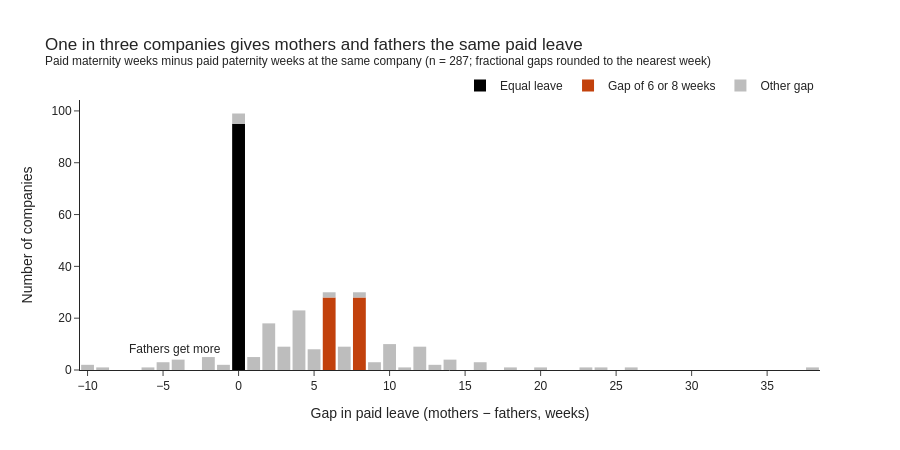

The cell this chart's notebook holds for it:
### Code cell
# Color by the exact gap; round only the x-position so fractional gaps (e.g., 0.5 weeks) still get a bar
paired['Gap group'] = np.select(
    [paired['Gap (weeks)'] == 0, paired['Gap (weeks)'].isin([6, 8])],
    ['Equal leave', 'Gap of 6 or 8 weeks'],
    default='Other gap',
)
gap_counts = (paired.assign(**{'Gap (weeks)': paired['Gap (weeks)'].round()})
              .groupby(['Gap (weeks)', 'Gap group'], as_index=False)
              .agg(Companies=('Company', 'size')))

fig = px.bar(
    gap_counts, x='Gap (weeks)', y='Companies', color='Gap group',
    color_discrete_map={'Equal leave': 'black', 'Gap of 6 or 8 weeks': MOM_COLOR, 'Other gap': GRAY},
    category_orders={'Gap group': ['Equal leave', 'Gap of 6 or 8 weeks', 'Other gap']},
    title=f'One in three companies gives mothers and fathers the same paid leave<br><sup>Paid maternity weeks minus paid paternity weeks at the same company (n = {len(paired)}; fractional gaps rounded to the nearest week)</sup>',
    labels={'Gap (weeks)': 'Gap in paid leave (mothers − fathers, weeks)', 'Companies': 'Number of companies'},
)
fig.update_traces(marker_line_width=0)
fig.update_layout(bargap=0.15, height=450, legend_title_text='',
                  legend=dict(orientation='h', yanchor='bottom', y=1.0, xanchor='right', x=1))
fig.add_annotation(x=-1, y=gap_counts.query('`Gap (weeks)` < 0')['Companies'].max() + 3,
                   text='Fathers get more', showarrow=False, xanchor='right')
fig.show()

print('Most common gaps (weeks):', paired['Gap (weeks)'].value_counts().head(4).to_dict())
recovery_gap = paired['Gap (weeks)'].isin([6, 8]).mean() * 100
print(f'Share of companies whose gap is exactly 6 or 8 weeks: {recovery_gap:.1f}%')

### Figure 1 — Plotly figure (JSON) as saved in the notebook; plotly's stock layout.template omitted (floating-point values rounded to 4 significant figures)
{"data": [{"hovertemplate": "Gap group=Equal leave<br>Gap in paid leave (mothers − fathers, weeks)=%{x}<br>Number of companies=%{y}<extra></extra>", "legendgroup": "Equal leave", "marker": {"color": "black", "line": {"width": 0}, "pattern": {"shape": ""}}, "name": "Equal leave", "orientation": "v", "showlegend": true, "textposition": "auto", "type": "bar", "x": [0.0], "xaxis": "x", "y": [95], "yaxis": "y"}, {"hovertemplate": "Gap group=Gap of 6 or 8 weeks<br>Gap in paid leave (mothers − fathers, weeks)=%{x}<br>Number of companies=%{y}<extra></extra>", "legendgroup": "Gap of 6 or 8 weeks", "marker": {"color": "#C2410C", "line": {"width": 0}, "pattern": {"shape": ""}}, "name": "Gap of 6 or 8 weeks", "orientation": "v", "showlegend": true, "textposition": "auto", "type": "bar", "x": [6.0, 8.0], "xaxis": "x", "y": [28, 28], "yaxis": "y"}, {"hovertemplate": "Gap group=Other gap<br>Gap in paid leave (mothers − fathers, weeks)=%{x}<br>Number of companies=%{y}<extra></extra>", "legendgroup": "Other gap", "marker": {"color": "#BDBDBD", "line": {"width": 0}, "pattern": {"shape": ""}}, "name": "Other gap", "orientation": "v", "showlegend": true, "textposition": "auto", "type": "bar", "x": [-10.0, -9.0, -6.0, -5.0, -4.0, -2.0, -1.0, 0.0, 1.0, 2.0, 3.0, 4.0, 5.0, 6.0, 7.0, 8.0, 9.0, 10.0, 11.0, 12.0, 13.0, 14.0, 16.0, 18.0, 20.0, 23.0, 24.0, 26.0, 38.0], "xaxis": "x", "y": [2, 1, 1, 3, 4, 5, 2, 4, 5, 18, 9, 23, 8, 2, 9, 2, 3, 10, 1, 9, 2, 4, 3, 1, 1, 1, 1, 1, 1], "yaxis": "y"}], "layout": {"annotations": [{"showarrow": false, "text": "Fathers get more", "x": -1, "xanchor": "right", "y": 8}], "bargap": 0.15, "barmode": "relative", "height": 450, "legend": {"orientation": "h", "title": {"text": ""}, "tracegroupgap": 0, "x": 1, "xanchor": "right", "y": 1.0, "yanchor": "bottom"}, "title": {"text": "One in three companies gives mothers and fathers the same paid leave<br><sup>Paid maternity weeks minus paid paternity weeks at the same company (n = 287; fractional gaps rounded to the nearest week)</sup>"}, "xaxis": {"anchor": "y", "domain": [0.0, 1.0], "title": {"text": "Gap in paid leave (mothers − fathers, weeks)"}}, "yaxis": {"anchor": "x", "domain": [0.0, 1.0], "title": {"text": "Number of companies"}}}}
